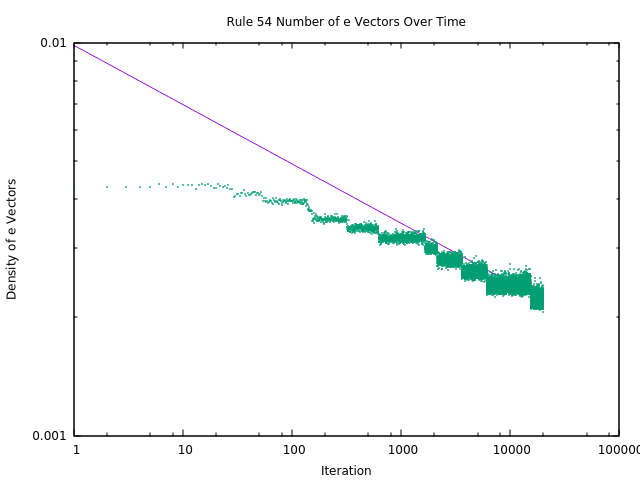

Write the gnuplot code that produced this figure.
set title "Rule 54 Number of e Vectors Over Time"
set xlabel "Iteration"
set ylabel "Density of e Vectors"
set logscale xy
unset key

f(x)=A*(x**(-m))
A=0.01
m=0.15

fit [9150:20000] f(x) "a2_q2.dat" via A, m
plot f(x), "a2_q2.dat" ps .1 pt 1
